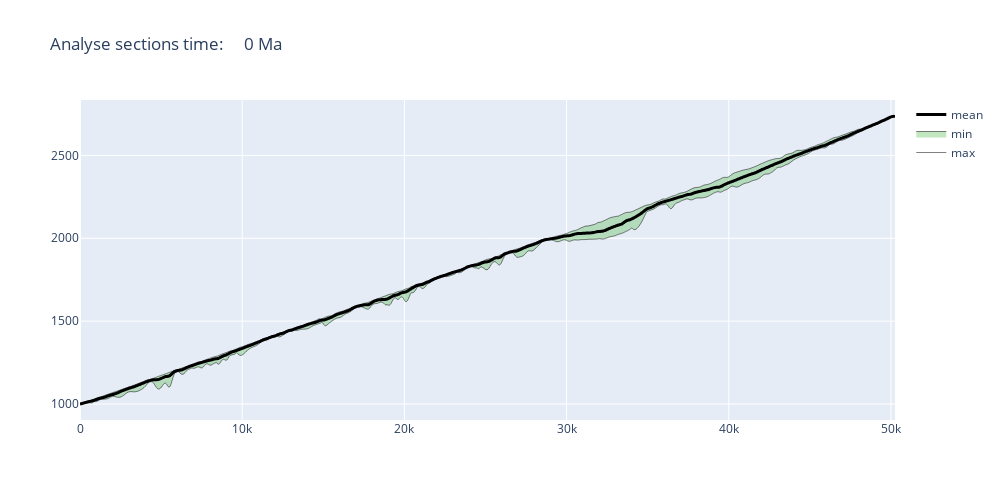

Source (notebook cell):
### Code cell
zmin[t,:], zmean[t,:], zmax[t,:] = morpho.statProfiles(pData = zlist, pDist = dist, width = 1000, height = 500, 
                   color = color, linesize = 3, title = 'Analyse sections time: %5.00f Ma' %timeMA[t])

### Figure 1 — Plotly figure (JSON) as saved in the notebook; plotly's stock layout.template omitted (floating-point values rounded to 4 significant figures; data arrays with more than 128 entries replaced by an {"elided": "..."} marker saying what was removed)
{"data": [{"line": {"color": "rgb(0, 0, 0)", "shape": "spline", "width": 0.5}, "mode": "lines", "name": "max", "type": "scatter", "x": {"elided": "800 float values"}, "y": {"elided": "800 float values"}}, {"fill": "tonexty", "fillcolor": "rgba(104, 192, 98, 0.4)", "line": {"color": "rgb(0, 0, 0)", "shape": "spline", "width": 0.5}, "mode": "lines", "name": "min", "opacity": 0.5, "type": "scatter", "x": {"elided": "800 float values"}, "y": {"elided": "800 float values"}}, {"line": {"color": "rgb(0, 0, 0)", "shape": "spline", "width": 3}, "mode": "lines", "name": "mean", "type": "scatter", "x": {"elided": "800 float values"}, "y": {"elided": "800 float values"}}], "layout": {"height": 500, "title": {"text": "Analyse sections time:     0 Ma"}, "width": 1000}}
